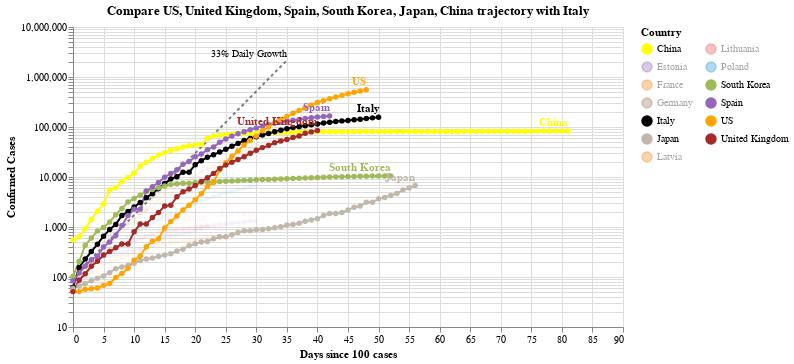

Source (notebook cell):
### Code cell
#hide_input
chart2 = make_since_chart(['US', 'United Kingdom', 'Spain', 'South Korea', 'Japan', 'China'])
chart2

### Figure 1 — Vega-Lite specification as saved in the notebook (floating-point values rounded to 4 significant figures; data arrays with more than 128 entries replaced by an {"elided": "..."} marker saying what was removed)
{"config": {"view": {"continuousWidth": 400, "continuousHeight": 300}}, "layer": [{"mark": {"type": "line", "color": "black", "opacity": 0.5, "strokeDash": [3, 3]}, "encoding": {"x": {"type": "quantitative", "field": "Days since 100 cases"}, "y": {"type": "quantitative", "field": "Confirmed Cases"}}}, {"mark": {"type": "text", "align": "right", "dy": -6, "fontSize": 10, "text": "33% Daily Growth"}, "encoding": {"x": {"type": "quantitative", "field": "Days since 100 cases"}, "y": {"type": "quantitative", "field": "Confirmed Cases"}}, "transform": [{"filter": "(datum['Days since 100 cases'] >= 35)"}]}, {"data": {"name": "data-0bb791a3917c9fe6791887cf900d6070"}, "mark": {"type": "line", "point": true}, "encoding": {"color": {"type": "nominal", "field": "Country", "legend": {"columns": 2}, "scale": {"domain": ["China", "Estonia", "France", "Germany", "Italy", "Japan", "Latvia", "Lithuania", "Poland", "South Korea", "Spain", "US", "United Kingdom"], "range": ["yellow", "#9467bd", "#F58518", "#9D755D", "black", "#C1B7AD", "#F58518", "#E45756", "#2495D3", "#A1BA59", "#9467bd", "orange", "brown"]}}, "opacity": {"condition": {"value": 1, "selection": "selector005"}, "value": 0.05}, "tooltip": [{"type": "nominal", "field": "Country"}, {"type": "temporal", "field": "Date"}, {"type": "quantitative", "field": "Confirmed Cases"}, {"type": "quantitative", "field": "Days since 100 cases"}], "x": {"type": "quantitative", "field": "Days since 100 cases"}, "y": {"type": "quantitative", "field": "Confirmed Cases", "scale": {"type": "log"}}}, "selection": {"selector005": {"type": "multi", "fields": ["Country"], "bind": "legend", "init": [{"Country": "US"}, {"Country": "United Kingdom"}, {"Country": "Spain"}, {"Country": "South Korea"}, {"Country": "Japan"}, {"Country": "China"}, {"Country": "Italy"}]}}, "width": 550}, {"data": {"name": "data-0bb791a3917c9fe6791887cf900d6070"}, "mark": {"type": "text", "align": "right", "dy": -8, "fontWeight": "bold"}, "encoding": {"color": {"type": "nominal", "field": "Country", "legend": {"columns": 2}, "scale": {"domain": ["China", "Estonia", "France", "Germany", "Italy", "Japan", "Latvia", "Lithuania", "Poland", "South Korea", "Spain", "US", "United Kingdom"], "range": ["yellow", "#9467bd", "#F58518", "#9D755D", "black", "#C1B7AD", "#F58518", "#E45756", "#2495D3", "#A1BA59", "#9467bd", "orange", "brown"]}}, "opacity": {"condition": {"value": 1, "selection": "selector005"}, "value": 0.05}, "text": {"type": "nominal", "field": "Country"}, "tooltip": [{"type": "nominal", "field": "Country"}, {"type": "temporal", "field": "Date"}, {"type": "quantitative", "field": "Confirmed Cases"}, {"type": "quantitative", "field": "Days since 100 cases"}], "x": {"type": "quantitative", "field": "Days since 100 cases"}, "y": {"type": "quantitative", "field": "Confirmed Cases", "scale": {"type": "log"}}}, "transform": [{"filter": "(datum['Date'] >= 1586649600000)"}], "width": 550}], "data": {"name": "data-c1a3bbf4dd040f2e7e8e7a69520e3c2a"}, "title": "Compare US, United Kingdom, Spain, South Korea, Japan, China trajectory with Italy", "$schema": "https://vega.github.io/schema/vega-lite/v4.0.2.json", "datasets": {"data-c1a3bbf4dd040f2e7e8e7a69520e3c2a": [{"Days since 100 cases": 0, "Confirmed Cases": 100.0}, {"Days since 100 cases": 1, "Confirmed Cases": 133.0}, {"Days since 100 cases": 2, "Confirmed Cases": 176.9}, {"Days since 100 cases": 3, "Confirmed Cases": 235.3}, {"Days since 100 cases": 4, "Confirmed Cases": 312.9}, {"Days since 100 cases": 5, "Confirmed Cases": 416.2}, {"Days since 100 cases": 6, "Confirmed Cases": 553.5}, {"Days since 100 cases": 7, "Confirmed Cases": 736.1}, {"Days since 100 cases": 8, "Confirmed Cases": 979.1}, {"Days since 100 cases": 9, "Confirmed Cases": 1302.0}, {"Days since 100 cases": 10, "Confirmed Cases": 1732.0}, {"Days since 100 cases": 11, "Confirmed Cases": 2303.0}, {"Days since 100 cases": 12, "Confirmed Cases": 3064.0}, {"Days since 100 cases": 13, "Confirmed Cases": 4074.0}, {"Days since 100 cases": 14, "Confirmed Cases": 5419.0}, {"Days since 100 cases": 15, "Confirmed Cases": 7207.0}, {"Days since 100 cases": 16, "Confirmed Cases": 9586.0}, {"Days since 100 cases": 17, "Confirmed Cases": 12750.0}, {"Days since 100 cases": 18, "Confirmed Cases": 16960.0}, {"Days since 100 cases": 19, "Confirmed Cases": 22550.0}, {"Days since 100 cases": 20, "Confirmed Cases": 29990.0}, {"Days since 100 cases": 21, "Confirmed Cases": 39890.0}, {"Days since 100 cases": 22, "Confirmed Cases": 53060.0}, {"Days since 100 cases": 23, "Confirmed Cases": 70560.0}, {"Days since 100 cases": 24, "Confirmed Cases": 93850.0}, {"Days since 100 cases": 25, "Confirmed Cases": 124800.0}, {"Days since 100 cases": 26, "Confirmed Cases": 166000.0}, {"Days since 100 cases": 27, "Confirmed Cases": 220800.0}, {"Days since 100 cases": 28, "Confirmed Cases": 293700.0}, {"Days since 100 cases": 29, "Confirmed Cases": 390600.0}, {"Days since 100 cases": 30, "Confirmed Cases": 519500.0}, {"Days since 100 cases": 31, "Confirmed Cases": 690900.0}, {"Days since 100 cases": 32, "Confirmed Cases": 918900.0}, {"Days since 100 cases": 33, "Confirmed Cases": 1222000.0}, {"Days since 100 cases": 34, "Confirmed Cases": 1625000.0}, {"Days since 100 cases": 35, "Confirmed Cases": 2162000.0}], "data-0bb791a3917c9fe6791887cf900d6070": {"elided": "576 records"}}}
